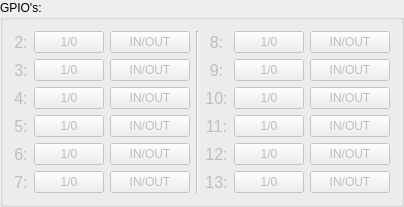
         <widget class="QGroupBox" name="groupBox_2">
          <property name="title">
           <string>GPIO's:</string>
          </property>
          <layout class="QHBoxLayout" name="horizontalLayout_2">
           <item>
            <layout class="QGridLayout" name="gridLayout">
             <item row="0" column="0">
              <widget class="QLabel" name="label">
               <property name="enabled">
                <bool>false</bool>
               </property>
               <property name="minimumSize">
                <size>
                 <width>0</width>
                 <height>20</height>
                </size>
               </property>
               <property name="font">
                <font>
                 <pointsize>12</pointsize>
                </font>
               </property>
               <property name="text">
                <string>2:</string>
               </property>
               <property name="alignment">
                <set>Qt::AlignCenter</set>
               </property>
              </widget>
             </item>
             <item row="0" column="1">
              <widget class="QPushButton" name="pushButton_2">
               <property name="enabled">
                <bool>false</bool>
               </property>
               <property name="minimumSize">
                <size>
                 <width>0</width>
                 <height>20</height>
                </size>
               </property>
               <property name="maximumSize">
                <size>
                 <width>70</width>
                 <height>16777215</height>
                </size>
               </property>
               <property name="text">
                <string>1/0</string>
               </property>
              </widget>
             </item>
             <item row="0" column="2">
              <widget class="QPushButton" name="pushButton">
               <property name="enabled">
                <bool>false</bool>
               </property>
               <property name="minimumSize">
                <size>
                 <width>0</width>
                 <height>20</height>
                </size>
               </property>
               <property name="text">
                <string>IN/OUT</string>
               </property>
              </widget>
             </item>
             <item row="1" column="0">
              <widget class="QLabel" name="label_2">
               <property name="enabled">
                <bool>false</bool>
               </property>
               <property name="minimumSize">
                <size>
                 <width>0</width>
                 <height>20</height>
                </size>
               </property>
               <property name="font">
                <font>
                 <pointsize>12</pointsize>
                </font>
               </property>
               <property name="text">
                <string>3:</string>
               </property>
               <property name="alignment">
                <set>Qt::AlignCenter</set>
               </property>
              </widget>
             </item>
             <item row="1" column="1">
              <widget class="QPushButton" name="pushButton_4">
               <property name="enabled">
                <bool>false</bool>
               </property>
               <property name="minimumSize">
                <size>
                 <width>0</width>
                 <height>20</height>
                </size>
               </property>
               <property name="maximumSize">
                <size>
                 <width>70</width>
                 <height>16777215</height>
                </size>
               </property>
               <property name="text">
                <string>1/0</string>
               </property>
              </widget>
             </item>
             <item row="1" column="2">
              <widget class="QPushButton" name="pushButton_3">
               <property name="enabled">
                <bool>false</bool>
               </property>
               <property name="minimumSize">
                <size>
                 <width>0</width>
                 <height>20</height>
                </size>
               </property>
               <property name="text">
                <string>IN/OUT</string>
               </property>
              </widget>
             </item>
             <item row="2" column="0">
              <widget class="QLabel" name="label_3">
               <property name="enabled">
                <bool>false</bool>
               </property>
               <property name="minimumSize">
                <size>
                 <width>0</width>
                 <height>20</height>
                </size>
               </property>
               <property name="font">
                <font>
                 <pointsize>12</pointsize>
                </font>
               </property>
               <property name="text">
                <string>4:</string>
               </property>
               <property name="alignment">
                <set>Qt::AlignCenter</set>
               </property>
              </widget>
             </item>
             <item row="2" column="1">
              <widget class="QPushButton" name="pushButton_8">
               <property name="enabled">
                <bool>false</bool>
               </property>
               <property name="minimumSize">
                <size>
                 <width>0</width>
                 <height>20</height>
                </size>
               </property>
               <property name="maximumSize">
                <size>
                 <width>70</width>
                 <height>16777215</height>
                </size>
               </property>
               <property name="text">
                <string>1/0</string>
               </property>
              </widget>
             </item>
             <item row="2" column="2">
              <widget class="QPushButton" name="pushButton_5">
               <property name="enabled">
                <bool>false</bool>
               </property>
               <property name="minimumSize">
                <size>
                 <width>0</width>
                 <height>20</height>
                </size>
               </property>
               <property name="text">
                <string>IN/OUT</string>
               </property>
              </widget>
             </item>
             <item row="3" column="0">
              <widget class="QLabel" name="label_4">
               <property name="enabled">
                <bool>false</bool>
               </property>
               <property name="minimumSize">
                <size>
                 <width>0</width>
                 <height>20</height>
                </size>
               </property>
               <property name="font">
                <font>
                 <pointsize>12</pointsize>
                </font>
               </property>
               <property name="text">
                <string>5:</string>
               </property>
               <property name="alignment">
                <set>Qt::AlignCenter</set>
               </property>
              </widget>
             </item>
             <item row="3" column="1">
              <widget class="QPushButton" name="pushButton_7">
               <property name="enabled">
                <bool>false</bool>
               </property>
               <property name="minimumSize">
                <size>
                 <width>0</width>
                 <height>20</height>
                </size>
               </property>
               <property name="maximumSize">
                <size>
                 <width>70</width>
                 <height>16777215</height>
                </size>
               </property>
               <property name="text">
                <string>1/0</string>
               </property>
              </widget>
             </item>
             <item row="3" column="2">
              <widget class="QPushButton" name="pushButton_6">
               <property name="enabled">
                <bool>false</bool>
               </property>
               <property name="minimumSize">
                <size>
                 <width>0</width>
                 <height>20</height>
                </size>
               </property>
               <property name="text">
                <string>IN/OUT</string>
               </property>
              </widget>
             </item>
             <item row="4" column="0">
              <widget class="QLabel" name="label_5">
               <property name="enabled">
                <bool>false</bool>
               </property>
               <property name="minimumSize">
                <size>
                 <width>0</width>
                 <height>20</height>
                </size>
               </property>
               <property name="font">
                <font>
                 <pointsize>12</pointsize>
                </font>
               </property>
               <property name="text">
                <string>6:</string>
               </property>
               <property name="alignment">
                <set>Qt::AlignCenter</set>
               </property>
              </widget>
             </item>
             <item row="4" column="1">
              <widget class="QPushButton" name="pushButton_14">
               <property name="enabled">
                <bool>false</bool>
               </property>
               <property name="minimumSize">
                <size>
                 <width>0</width>
                 <height>20</height>
                </size>
               </property>
               <property name="maximumSize">
                <size>
                 <width>70</width>
                 <height>16777215</height>
                </size>
               </property>
               <property name="text">
                <string>1/0</string>
               </property>
              </widget>
             </item>
             <item row="4" column="2">
              <widget class="QPushButton" name="pushButton_12">
               <property name="enabled">
                <bool>false</bool>
               </property>
               <property name="minimumSize">
                <size>
                 <width>0</width>
                 <height>20</height>
                </size>
               </property>
               <property name="text">
                <string>IN/OUT</string>
               </property>
              </widget>
             </item>
             <item row="5" column="0">
              <widget class="QLabel" name="label_7">
               <property name="enabled">
                <bool>false</bool>
               </property>
               <property name="minimumSize">
                <size>
                 <width>0</width>
                 <height>20</height>
                </size>
               </property>
               <property name="font">
                <font>
                 <pointsize>12</pointsize>
                </font>
               </property>
               <property name="text">
                <string>7:</string>
               </property>
               <property name="alignment">
                <set>Qt::AlignCenter</set>
               </property>
              </widget>
             </item>
             <item row="5" column="1">
              <widget class="QPushButton" name="pushButton_9">
               <property name="enabled">
                <bool>false</bool>
               </property>
               <property name="minimumSize">
                <size>
                 <width>0</width>
                 <height>20</height>
                </size>
               </property>
               <property name="maximumSize">
                <size>
                 <width>70</width>
                 <height>16777215</height>
                </size>
               </property>
               <property name="text">
                <string>1/0</string>
               </property>
              </widget>
             </item>
             <item row="5" column="2">
              <widget class="QPushButton" name="pushButton_13">
               <property name="enabled">
                <bool>false</bool>
               </property>
               <property name="minimumSize">
                <size>
                 <width>0</width>
                 <height>20</height>
                </size>
               </property>
               <property name="text">
                <string>IN/OUT</string>
               </property>
              </widget>
             </item>
            </layout>
           </item>
           <item>
            <widget class="Line" name="line_2">
             <property name="enabled">
              <bool>false</bool>
             </property>
             <property name="orientation">
              <enum>Qt::Vertical</enum>
             </property>
            </widget>
           </item>
           <item>
            <layout class="QGridLayout" name="gridLayout_2">
             <item row="0" column="0">
              <widget class="QLabel" name="label_6">
               <property name="enabled">
                <bool>false</bool>
               </property>
               <property name="minimumSize">
                <size>
                 <width>0</width>
                 <height>20</height>
                </size>
               </property>
               <property name="font">
                <font>
                 <pointsize>12</pointsize>
                </font>
               </property>
               <property name="text">
                <string>8:</string>
               </property>
               <property name="alignment">
                <set>Qt::AlignCenter</set>
               </property>
              </widget>
             </item>
             <item row="0" column="1">
              <widget class="QPushButton" name="pushButton_10">
               <property name="enabled">
                <bool>false</bool>
               </property>
               <property name="minimumSize">
                <size>
                 <width>0</width>
                 <height>20</height>
                </size>
               </property>
               <property name="maximumSize">
                <size>
                 <width>70</width>
                 <height>16777215</height>
                </size>
               </property>
               <property name="text">
                <string>1/0</string>
               </property>
              </widget>
             </item>
             <item row="0" column="2">
              <widget class="QPushButton" name="pushButton_11">
               <property name="enabled">
                <bool>false</bool>
               </property>
               <property name="minimumSize">
                <size>
                 <width>0</width>
                 <height>20</height>
                </size>
               </property>
               <property name="text">
                <string>IN/OUT</string>
               </property>
              </widget>
             </item>
             <item row="1" column="0">
              <widget class="QLabel" name="label_8">
               <property name="enabled">
                <bool>false</bool>
               </property>
               <property name="minimumSize">
                <size>
                 <width>0</width>
                 <height>20</height>
                </size>
               </property>
               <property name="font">
                <font>
                 <pointsize>12</pointsize>
                </font>
               </property>
               <property name="text">
                <string>9:</string>
               </property>
               <property name="alignment">
                <set>Qt::AlignCenter</set>
               </property>
              </widget>
             </item>
             <item row="1" column="1">
              <widget class="QPushButton" name="pushButton_15">
               <property name="enabled">
                <bool>false</bool>
               </property>
               <property name="minimumSize">
                <size>
                 <width>0</width>
                 <height>20</height>
                </size>
               </property>
               <property name="maximumSize">
                <size>
                 <width>70</width>
                 <height>16777215</height>
                </size>
               </property>
               <property name="text">
                <string>1/0</string>
               </property>
              </widget>
             </item>
             <item row="1" column="2">
              <widget class="QPushButton" name="pushButton_16">
               <property name="enabled">
                <bool>false</bool>
               </property>
               <property name="minimumSize">
                <size>
                 <width>0</width>
                 <height>20</height>
                </size>
               </property>
               <property name="text">
                <string>IN/OUT</string>
               </property>
              </widget>
             </item>
             <item row="2" column="0">
              <widget class="QLabel" name="label_10">
               <property name="enabled">
                <bool>false</bool>
               </property>
               <property name="minimumSize">
                <size>
                 <width>0</width>
                 <height>20</height>
                </size>
               </property>
               <property name="font">
                <font>
                 <pointsize>12</pointsize>
                </font>
               </property>
               <property name="text">
                <string>10:</string>
               </property>
               <property name="alignment">
                <set>Qt::AlignCenter</set>
               </property>
              </widget>
             </item>
             <item row="2" column="1">
              <widget class="QPushButton" name="pushButton_18">
               <property name="enabled">
                <bool>false</bool>
               </property>
               <property name="minimumSize">
                <size>
                 <width>0</width>
                 <height>20</height>
                </size>
               </property>
               <property name="maximumSize">
                <size>
                 <width>70</width>
                 <height>16777215</height>
                </size>
               </property>
               <property name="text">
                <string>1/0</string>
               </property>
              </widget>
             </item>
             <item row="2" column="2">
              <widget class="QPushButton" name="pushButton_19">
               <property name="enabled">
                <bool>false</bool>
               </property>
               <property name="minimumSize">
                <size>
                 <width>0</width>
                 <height>20</height>
                </size>
               </property>
               <property name="text">
                <string>IN/OUT</string>
               </property>
              </widget>
             </item>
             <item row="3" column="0">
              <widget class="QLabel" name="label_11">
               <property name="enabled">
                <bool>false</bool>
               </property>
               <property name="minimumSize">
                <size>
                 <width>0</width>
                 <height>20</height>
                </size>
               </property>
               <property name="font">
                <font>
                 <pointsize>12</pointsize>
                </font>
               </property>
               <property name="text">
                <string>11:</string>
               </property>
               <property name="alignment">
                <set>Qt::AlignCenter</set>
               </property>
              </widget>
             </item>
             <item row="3" column="1">
              <widget class="QPushButton" name="pushButton_20">
               <property name="enabled">
                <bool>false</bool>
               </property>
               <property name="minimumSize">
                <size>
                 <width>0</width>
                 <height>20</height>
                </size>
               </property>
               <property name="maximumSize">
                <size>
                 <width>70</width>
                 <height>16777215</height>
                </size>
               </property>
               <property name="text">
                <string>1/0</string>
               </property>
              </widget>
             </item>
             <item row="3" column="2">
              <widget class="QPushButton" name="pushButton_21">
               <property name="enabled">
                <bool>false</bool>
               </property>
               <property name="minimumSize">
                <size>
                 <width>0</width>
                 <height>20</height>
                </size>
               </property>
               <property name="text">
                <string>IN/OUT</string>
               </property>
              </widget>
             </item>
             <item row="4" column="0">
              <widget class="QLabel" name="label_12">
               <property name="enabled">
                <bool>false</bool>
               </property>
               <property name="minimumSize">
                <size>
                 <width>0</width>
                 <height>20</height>
                </size>
               </property>
               <property name="font">
                <font>
                 <pointsize>12</pointsize>
                </font>
               </property>
               <property name="text">
                <string>12:</string>
               </property>
               <property name="alignment">
                <set>Qt::AlignCenter</set>
               </property>
              </widget>
             </item>
             <item row="4" column="1">
              <widget class="QPushButton" name="pushButton_22">
               <property name="enabled">
                <bool>false</bool>
               </property>
               <property name="minimumSize">
                <size>
                 <width>0</width>
                 <height>20</height>
                </size>
               </property>
               <property name="maximumSize">
                <size>
                 <width>70</width>
                 <height>16777215</height>
                </size>
               </property>
               <property name="text">
                <string>1/0</string>
               </property>
              </widget>
             </item>
             <item row="4" column="2">
              <widget class="QPushButton" name="pushButton_24">
               <property name="enabled">
                <bool>false</bool>
               </property>
               <property name="minimumSize">
                <size>
                 <width>0</width>
                 <height>20</height>
                </size>
               </property>
               <property name="text">
                <string>IN/OUT</string>
               </property>
              </widget>
             </item>
             <item row="5" column="0">
              <widget class="QLabel" name="label_20">
               <property name="enabled">
                <bool>false</bool>
               </property>
               <property name="minimumSize">
                <size>
                 <width>0</width>
                 <height>20</height>
                </size>
               </property>
               <property name="font">
                <font>
                 <pointsize>12</pointsize>
                </font>
               </property>
               <property name="text">
                <string>13:</string>
               </property>
               <property name="alignment">
                <set>Qt::AlignCenter</set>
               </property>
              </widget>
             </item>
             <item row="5" column="1">
              <widget class="QPushButton" name="pushButton_39">
               <property name="enabled">
                <bool>false</bool>
               </property>
               <property name="minimumSize">
                <size>
                 <width>0</width>
                 <height>20</height>
                </size>
               </property>
               <property name="maximumSize">
                <size>
                 <width>70</width>
                 <height>16777215</height>
                </size>
               </property>
               <property name="text">
                <string>1/0</string>
               </property>
              </widget>
             </item>
             <item row="5" column="2">
              <widget class="QPushButton" name="pushButton_40">
               <property name="enabled">
                <bool>false</bool>
               </property>
               <property name="minimumSize">
                <size>
                 <width>0</width>
                 <height>20</height>
                </size>
               </property>
               <property name="text">
                <string>IN/OUT</string>
               </property>
              </widget>
             </item>
            </layout>
           </item>
          </layout>
         </widget>
